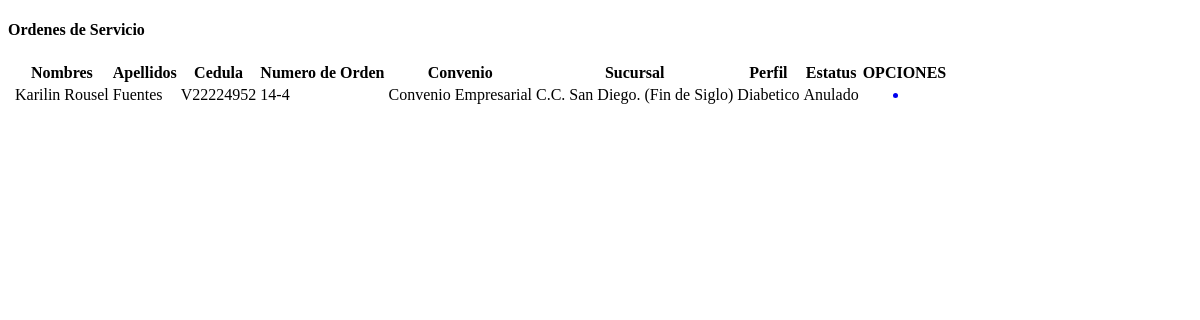
Page /web/verordenservicio.php on the earlier database version.
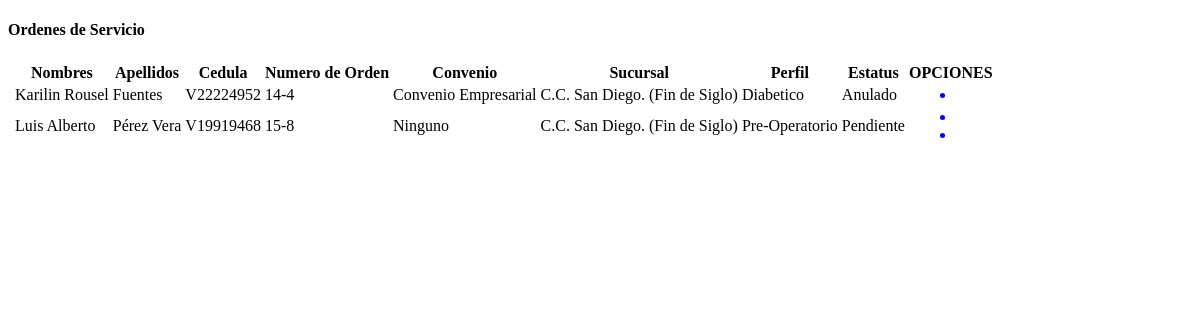
Same page on the later database version.
### tables this page shows
CREATE TABLE IF NOT EXISTS `paciente` (
  `idpaciente` int(11) NOT NULL AUTO_INCREMENT,
  `cedula` varchar(30) NOT NULL,
  `nombres` varchar(80) NOT NULL,
  `apellidos` varchar(80) NOT NULL,
  `fecha_nac` date NOT NULL,
  `genero` char(1) NOT NULL,
  `telefono` varchar(200) NOT NULL,
  PRIMARY KEY (`idpaciente`),
  KEY `cedula` (`cedula`)
);

CREATE TABLE IF NOT EXISTS `ordenservicio` (
  `idordenservicio` int(11) NOT NULL AUTO_INCREMENT,
  `numero_orden` varchar(60) NOT NULL,
  `hora_estimada` time NOT NULL,
  `estatus` varchar(30) NOT NULL,
  `cedula_paciente` varchar(30) NOT NULL,
  `idempresa` int(11) NOT NULL,
  `idsucursal` int(11) NOT NULL,
  `idperfil` int(11) NOT NULL,
  PRIMARY KEY (`idordenservicio`),
  KEY `idempresa` (`idempresa`,`idsucursal`,`idperfil`,`cedula_paciente`),
  KEY `cedula_paciente` (`cedula_paciente`),
  KEY `idempresa_2` (`idempresa`),
  KEY `idsucursal` (`idsucursal`),
  KEY `idperfil` (`idperfil`)
);

CREATE TABLE IF NOT EXISTS `empresa` (
  `idempresa` int(11) NOT NULL AUTO_INCREMENT,
  `nombre_empresa` varchar(80) NOT NULL,
  `tipo_convenio` varchar(30) NOT NULL,
  `telefono` varchar(200) NOT NULL,
  `rif` varchar(60) NOT NULL,
  `direccion` varchar(400) NOT NULL,
  PRIMARY KEY (`idempresa`)
);

CREATE TABLE IF NOT EXISTS `laboratorios` (
  `idsucursal` int(11) NOT NULL AUTO_INCREMENT,
  `nombre_laboratorio` varchar(80) NOT NULL,
  `rif` varchar(60) NOT NULL,
  `direccion` varchar(400) NOT NULL,
  `telefono` varchar(200) NOT NULL,
  PRIMARY KEY (`idsucursal`)
);

CREATE TABLE IF NOT EXISTS `perfiles` (
  `idperfil` int(11) NOT NULL AUTO_INCREMENT,
  `nombre_perfil` varchar(100) NOT NULL,
  PRIMARY KEY (`idperfil`)
);

### web/verordenservicio.php (the view, shortened to what this page needs)
<?php include("../admin/conexion.php"); ?>
<!doctype html>
<html>
<head>
</head>
<body>
	<h4 class="widgettitle">Ordenes de Servicio<span class="iconfa-list" style="float:right;"></span></h4>
		<table id="dyntable" class="table table-bordered responsive">
			<colgroup>
				<col class="con0" />
				<col class="con1" />
				<col class="con0" />
				<col class="con1" />
				<col class="con0" />
				<col class="con1" />
			</colgroup>
			<thead>
				<tr>
					<th class="head0"></th>
					<th class="head0">Nombres</th>
					<th class="head0">Apellidos</th>
					<th class="head1">Cedula</th>
					<th class="head0">Numero de Orden</th>
					<th class="head0">Convenio</th>
					<th class="head1">Sucursal</th>
					<th class="head0">Perfil</th>
					<th class="head1">Estatus</th>
					<th class="head0">OPCIONES</th>
				</tr>
			</thead>
			<tbody>
	   				<?php
						$conv="SELECT * FROM convenio_paciente";
                        $resultc = mysql_query($conv,$link);
						while ($rconv = mysql_fetch_array($resultc))
						{
							$idpaciente = $rconv['idpaciente'];
                            $idemp=$rconv['idempresa'];
                            $wsqlp = "SELECT * FROM paciente WHERE idpaciente='$idpaciente'";
							$resultp = mysql_query($wsqlp,$link);
							while ($rowp = mysql_fetch_array($resultp))
							{
								$cedulap=$rowp['cedula'];
								$wsqlos="SELECT * FROM ordenservicio o WHERE cedula_paciente='$cedulap'";
								$resultos = mysql_query($wsqlos,$link);
								$wsqltp="SELECT tipo_convenio FROM empresa where idempresa= '$idemp'";
                                $resulttp = mysql_query($wsqltp,$link);
                                $rowtp = mysql_fetch_array($resulttp);
								while($rowos = mysql_fetch_array($resultos))
								{
									$idorden=$rowos['idordenservicio'];
									$id_sucursal = $rowos['idsucursal'];
									$id_perfil = $rowos['idperfil'];
									$estatus = $rowos['estatus'];
									$wsql2 = "SELECT * FROM perfiles WHERE idperfil='$id_perfil'";
									$result2= mysql_query($wsql2,$link);
									$row2 = mysql_fetch_array($result2);
									$wsql3 = "SELECT * FROM laboratorios WHERE idsucursal='$id_sucursal'";
									$result3 = mysql_query($wsql3,$link);
									$row3= mysql_fetch_array($result3);
									if($estatus!='Anulada')
									{
					?>
								<tr class="gradeX">
								<td></td>
								<td><?php echo $rowp['nombres']; ?></td>
								<td><?php echo $rowp['apellidos']; ?></td>
								<td><?php echo $rowp['cedula']; ?></td>
								<td><?php echo $rowos['numero_orden']; ?></td>
								<td><?php echo $rowtp['tipo_convenio']; ?></td>
								<td><?php echo $row3['nombre_laboratorio']; ?></td>
								<td><?php echo $row2['nombre_perfil']; ?></td>
								<td><?php echo $estatus; ?></td>
								<td>
									<center>
										<?php if($estatus!='Anulado'){?>
										<a class="btn btn-info" href="#" onClick="MM_openBrWindow('modificarorden.php?sucursal=<?php echo $rowos['idsucursal'] ?>&perfil=<?php echo $rowos['idperfil'] ?>&idordenservicio=<?php echo $idorden ?>','modificarorden','width=805,height=340')"><li class="iconfa-edit"></li> </a><?php } ?>
										<a class="btn btn-danger" href="#" <?php if($estatus=='Pendiente'){?> onClick="anular(<?php echo $rowos['idordenservicio']; ?>);"<?php }else{?> onClick="alert('No se puede anular una orden cuyo estatus no sea pendiente')"<?php } ?>><li class="iconfa-trash"></li></a>
									</center>
								</td>
								</tr>
					<?php
							}
							}
							}
						}
					?>
					 </tbody>
				</table>
</body>
</html>

Differences in the rows shown:
added paciente: nombres "Luis Alberto", apellidos "Pérez Vera", cedula "V19919468"
added ordenservicio: numero_orden "15-8", idempresa.tipo_convenio "Ninguno", idsucursal.nombre_laboratorio "C.C. San Diego. (Fin de Siglo)", idperfil.nombre_perfil "Pre-Operatorio", estatus "Pendiente"
